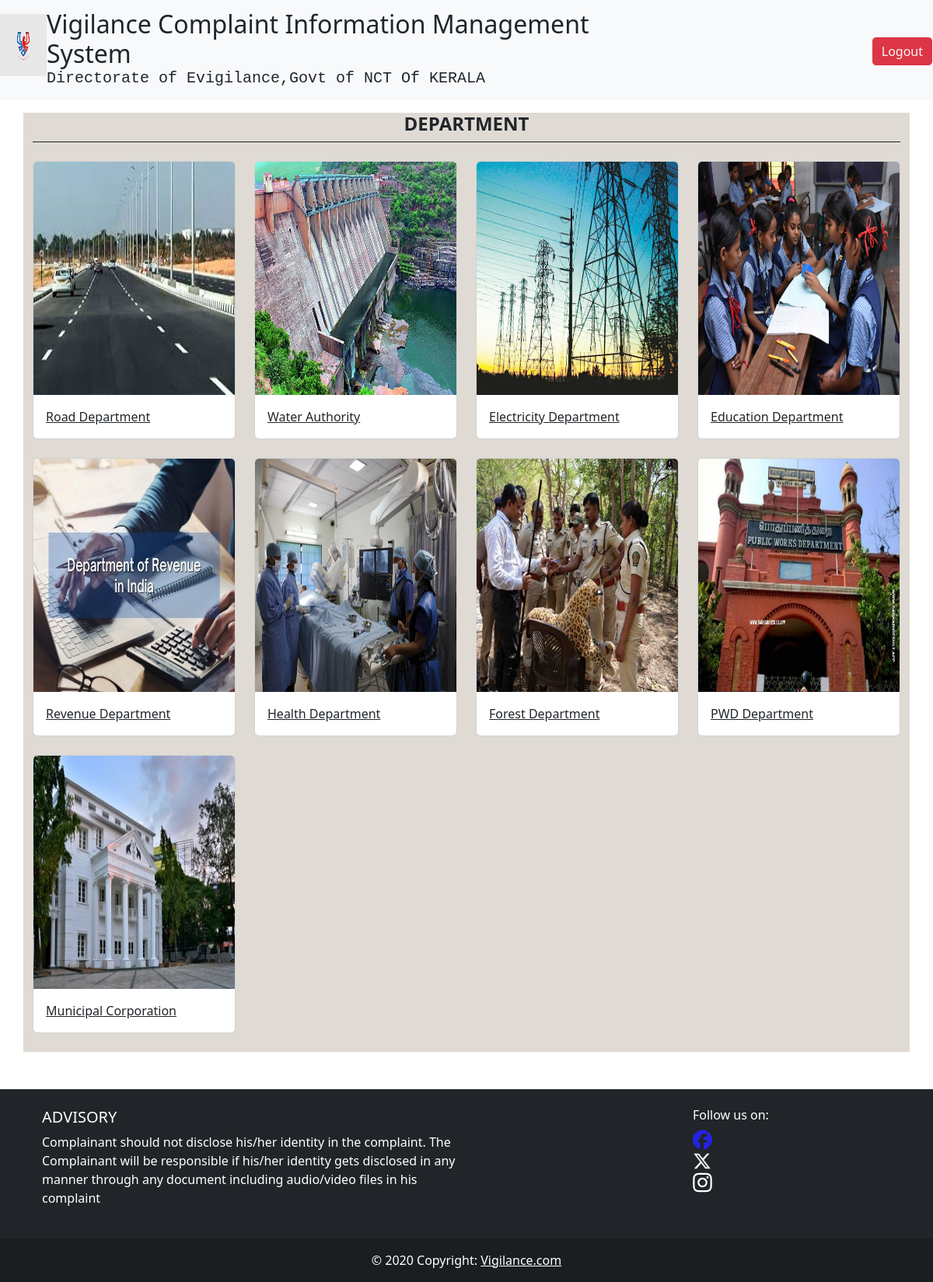
Page /depart/ (signed in) on the committed database.
### EvApp/models.py (models this page shows, shortened)
class Department(models.Model):
    name=models.CharField(max_length=200,null=False)
    image=models.ImageField(upload_to='image',null=False)
    description=models.TextField(null=True)

### EvApp/views.py (the view)
# urls.py: path('depart/',depart.as_view(),name="alldep"),
@method_decorator(signin_required,name="dispatch")
class depart(ListView):
    model=Department
    template_name="depart.html"
    context_object_name="department"

### EvApp/views.py (called while the page is built)
def signin_required(fn):
    def wrapper(request,*args,**kwargs):
        if request.user.is_authenticated:
            return fn(request,*args,**kwargs)
        else:
            return redirect("login")
    return wrapper

### EvApp/templates/depart.html
{% extends 'base.html' %}
{% load static %}
{% block content %}
    <div class="container"   style="background-color:rgb(223, 219, 212)">
        <div class="h4 pb-2 mb-4 text-dark text-center border-bottom border-dark my-3"><b>DEPARTMENT</b></div>
        <div class="row">
            {% for i in department %}
            <div class="col-md-3">
                <a href="{% url 'departmentdetails' i.id %}" class="card mb-4 d-flex flex-column">
                    <img src="{{ i.image.url }}" class="card-img-top" alt="..." height="300px" width="400px">
                    <div class="card-body">
                        <p class="card-text">{{ i.name }}</p>
                    </div>
                </a>
            </div>
            {% endfor %}
        </div>
    </div>
{% endblock content %}

### EvApp/templates/base.html (shortened to what this page needs)
{% load static %}
{% load static %}
<!DOCTYPE html>
<html lang="en">
<head>
    <link href="https://cdn.jsdelivr.net/npm/bootstrap@5.3.3/dist/css/bootstrap.min.css" rel="stylesheet">
    <link rel="stylesheet" href="{% static '/css/style.css'%}">
    <link rel="stylesheet" href="https://cdnjs.cloudflare.com/ajax/libs/font-awesome/6.5.1/css/all.min.css" />
</head>
<body style="background: url(https://images.unsplash.com/photo-1553356084-58ef4a67b2a7?w=900&auto=format&fit=crop&q=60&ixlib=rb-4.0.3&ixid=M3wxMjA3fDB8MHxleHBsb3JlLWZlZWR8MTd8fHxlbnwwfHx8fHw%3D); background-repeat: no-repeat; background-size: cover;" >
    <nav class="navbar bg-body-tertiary">
      <div class="text-dark py-0 mt-1 bg-light d-flex align-items-center">
        <figure class="mr-3">
            <img src="{% static 'images/images.png'%}" alt="lo" height="80px" width="60px">
        </figure>
        <div>
            <h2 class="mb-0" style="border-bottom: none;">Vigilance Complaint Information Management System</h2>
            <figcaption >
                <h5 class="font-monospace">Directorate of Evigilance,Govt of NCT Of KERALA </h5>
            </figcaption>
        </div>
        <div class="ml-auto" style="margin-left: 350px;">
          <a href="{% url 'logout' %}" class="btn btn-outline-light bg-danger">Logout</a>
      </div>
      </nav>
      {% block content %}
      {% endblock content %}
<br><br>
    <footer class="bg-dark text-white text-center text-lg-start">
      <div class="container p-4">
        <div class="row">
          <div class="col-lg-6 col-md-12 mb-4 mb-md-0">
            <h5 class="text-uppercase">Advisory</h5>
            <p>
              Complainant should not disclose his/her identity in the complaint.
              The Complainant will be responsible if his/her identity gets disclosed in any manner through any document including audio/video files in his complaint
            </p>
          </div>
          <div class="col-lg-3 col-md-6 mb-4 mb-md-0">
          </div>
          <div class="col-lg-3 col-md-6 mb-4 mb-md-0">
            <h6 class=" mb-2">Follow us on:</h6>
            <ul class="list-unstyled">
              <li>
                <a href="#!" class="text-white"></a>
              </li>
              <li>
                <a href="#!" class="text-white"></a>
              </li>
              <li>
                <a href="#!" class="text-white"></a>
              </li>
            </ul>
          </div>
        </div>
      </div>
      <div class="text-center p-3" style="background-color: rgba(0, 0, 0, 0.2);">
        © 2020 Copyright:
        <a class="text-white" href="https://mdbootstrap.com/">Vigilance.com</a>
      </div>
    </footer>
</body>
</html>

### rows in the picture
Department: image (picture), name "Road Department"
Department: image (picture), name "Water Authority"
Department: image (picture), name "Electricity Department"
Department: image (picture), name "Education Department"
Department: image (picture), name "Revenue Department"
Department: image (picture), name "Health Department"
Department: image (picture), name "Forest Department"
Department: image (picture), name "PWD Department"
Department: image (picture), name "Municipal Corporation"
